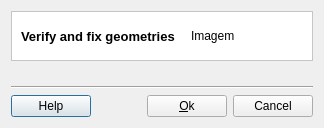
<?xml version="1.0" encoding="UTF-8"?>
<ui version="4.0">
 <class>FixGeometryDialogForm</class>
 <widget class="QDialog" name="FixGeometryDialogForm">
  <property name="geometry">
   <rect>
    <x>0</x>
    <y>0</y>
    <width>324</width>
    <height>128</height>
   </rect>
  </property>
  <property name="windowTitle">
   <string>Fix Geometry</string>
  </property>
  <layout class="QGridLayout" name="gridLayout_4">
   <item row="0" column="0">
    <layout class="QGridLayout" name="gridLayout_3">
     <item row="0" column="0">
      <widget class="QFrame" name="frame_2">
       <property name="styleSheet">
        <string notr="true">QWidget { background: white }</string>
       </property>
       <property name="frameShape">
        <enum>QFrame::StyledPanel</enum>
       </property>
       <property name="frameShadow">
        <enum>QFrame::Sunken</enum>
       </property>
       <layout class="QGridLayout" name="gridLayout" columnstretch="1,0">
        <property name="topMargin">
         <number>0</number>
        </property>
        <property name="bottomMargin">
         <number>0</number>
        </property>
        <property name="horizontalSpacing">
         <number>9</number>
        </property>
        <item row="0" column="0">
         <widget class="QLabel" name="m_datasourceTypeTitleLabel">
          <property name="font">
           <font>
            <pointsize>10</pointsize>
            <weight>75</weight>
            <bold>true</bold>
           </font>
          </property>
          <property name="text">
           <string>Verify and fix geometries</string>
          </property>
         </widget>
        </item>
        <item row="0" column="1">
         <widget class="QLabel" name="m_imgLabel">
          <property name="minimumSize">
           <size>
            <width>112</width>
            <height>48</height>
           </size>
          </property>
          <property name="maximumSize">
           <size>
            <width>48</width>
            <height>48</height>
           </size>
          </property>
          <property name="text">
           <string>Imagem</string>
          </property>
         </widget>
        </item>
       </layout>
      </widget>
     </item>
     <item row="1" column="0">
      <widget class="QWidget" name="m_widget" native="true"/>
     </item>
     <item row="2" column="0">
      <layout class="QGridLayout" name="gridLayout_12">
       <item row="0" column="0">
        <widget class="Line" name="line_2">
         <property name="orientation">
          <enum>Qt::Horizontal</enum>
         </property>
        </widget>
       </item>
       <item row="1" column="0">
        <layout class="QGridLayout" name="gridLayout_2">
         <item row="0" column="0">
          <widget class="te::qt::widgets::HelpPushButton" name="m_helpPushButton">
           <property name="text">
            <string>Help</string>
           </property>
          </widget>
         </item>
         <item row="0" column="1">
          <spacer name="horizontalSpacer">
           <property name="orientation">
            <enum>Qt::Horizontal</enum>
           </property>
           <property name="sizeHint" stdset="0">
            <size>
             <width>40</width>
             <height>20</height>
            </size>
           </property>
          </spacer>
         </item>
         <item row="0" column="2">
          <widget class="QPushButton" name="m_okPushButton">
           <property name="text">
            <string>&amp;Ok</string>
           </property>
          </widget>
         </item>
         <item row="0" column="3">
          <widget class="QPushButton" name="m_cancelPushButton">
           <property name="text">
            <string>Cancel</string>
           </property>
          </widget>
         </item>
        </layout>
       </item>
      </layout>
     </item>
    </layout>
   </item>
  </layout>
 </widget>
 <customwidgets>
  <customwidget>
   <class>te::qt::widgets::HelpPushButton</class>
   <extends>QPushButton</extends>
   <header>terralib/qt/widgets/help/HelpPushButton.h</header>
  </customwidget>
 </customwidgets>
 <resources/>
 <connections/>
</ui>
